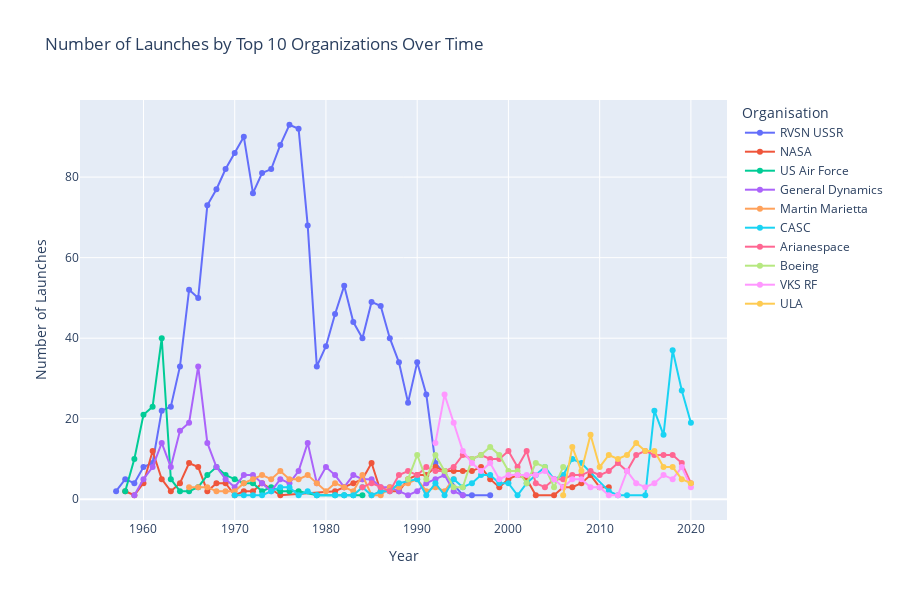

Notebook code cell kept with this figure:
### Code cell
# Line chart showing launches by top organizations over time
fig = px.line(org_launches_yearly, 
              x='Year', 
              y='Launches', 
              color='Organisation',
              title='Number of Launches by Top 10 Organizations Over Time',
              markers=True)
fig.update_layout(xaxis_title='Year', 
                  yaxis_title='Number of Launches',
                  hovermode='x unified',
                  height=600)
fig.show()

### Figure 1 — Plotly figure (JSON) as saved in the notebook; plotly's stock layout.template omitted (floating-point values rounded to 4 significant figures)
{"data": [{"hovertemplate": "Organisation=RVSN USSR<br>Year=%{x}<br>Launches=%{y}<extra></extra>", "legendgroup": "RVSN USSR", "line": {"color": "#636efa", "dash": "solid"}, "marker": {"symbol": "circle"}, "mode": "lines+markers", "name": "RVSN USSR", "orientation": "v", "showlegend": true, "type": "scatter", "x": [1957, 1958, 1959, 1960, 1961, 1962, 1963, 1964, 1965, 1966, 1967, 1968, 1969, 1970, 1971, 1972, 1973, 1974, 1975, 1976, 1977, 1978, 1979, 1980, 1981, 1982, 1983, 1984, 1985, 1986, 1987, 1988, 1989, 1990, 1991, 1992, 1995, 1996, 1998], "xaxis": "x", "y": [2, 5, 4, 8, 9, 22, 23, 33, 52, 50, 73, 77, 82, 86, 90, 76, 81, 82, 88, 93, 92, 68, 33, 38, 46, 53, 44, 40, 49, 48, 40, 34, 24, 34, 26, 9, 1, 1, 1], "yaxis": "y"}, {"hovertemplate": "Organisation=NASA<br>Year=%{x}<br>Launches=%{y}<extra></extra>", "legendgroup": "NASA", "line": {"color": "#EF553B", "dash": "solid"}, "marker": {"symbol": "circle"}, "mode": "lines+markers", "name": "NASA", "orientation": "v", "showlegend": true, "type": "scatter", "x": [1958, 1959, 1960, 1961, 1962, 1963, 1964, 1965, 1966, 1967, 1968, 1969, 1970, 1971, 1972, 1973, 1975, 1981, 1982, 1983, 1984, 1985, 1986, 1988, 1989, 1990, 1991, 1992, 1993, 1994, 1995, 1996, 1997, 1998, 1999, 2000, 2001, 2002, 2003, 2005, 2006, 2007, 2008, 2009, 2010, 2011], "xaxis": "x", "y": [2, 1, 4, 12, 5, 2, 4, 9, 8, 2, 4, 4, 1, 2, 2, 4, 1, 2, 3, 4, 5, 9, 2, 2, 5, 6, 6, 8, 7, 7, 7, 7, 8, 5, 3, 5, 6, 5, 1, 1, 3, 3, 4, 6, 3, 3], "yaxis": "y"}, {"hovertemplate": "Organisation=US Air Force<br>Year=%{x}<br>Launches=%{y}<extra></extra>", "legendgroup": "US Air Force", "line": {"color": "#00cc96", "dash": "solid"}, "marker": {"symbol": "circle"}, "mode": "lines+markers", "name": "US Air Force", "orientation": "v", "showlegend": true, "type": "scatter", "x": [1958, 1959, 1960, 1961, 1962, 1963, 1964, 1965, 1966, 1967, 1968, 1969, 1970, 1971, 1972, 1973, 1974, 1975, 1976, 1977, 1979, 1981, 1982, 1983, 1984], "xaxis": "x", "y": [2, 10, 21, 23, 40, 5, 2, 2, 3, 6, 8, 6, 5, 4, 4, 2, 3, 2, 2, 2, 1, 1, 1, 1, 1], "yaxis": "y"}, {"hovertemplate": "Organisation=General Dynamics<br>Year=%{x}<br>Launches=%{y}<extra></extra>", "legendgroup": "General Dynamics", "line": {"color": "#ab63fa", "dash": "solid"}, "marker": {"symbol": "circle"}, "mode": "lines+markers", "name": "General Dynamics", "orientation": "v", "showlegend": true, "type": "scatter", "x": [1959, 1960, 1961, 1962, 1963, 1964, 1965, 1966, 1967, 1968, 1969, 1970, 1971, 1972, 1973, 1974, 1975, 1976, 1977, 1978, 1979, 1980, 1981, 1982, 1983, 1984, 1985, 1986, 1987, 1988, 1989, 1990, 1991, 1992, 1993, 1994, 1995], "xaxis": "x", "y": [1, 5, 8, 14, 8, 17, 19, 33, 14, 8, 5, 3, 6, 6, 4, 2, 5, 4, 7, 14, 4, 8, 6, 3, 6, 5, 5, 3, 3, 2, 1, 2, 4, 5, 6, 2, 1], "yaxis": "y"}, {"hovertemplate": "Organisation=Martin Marietta<br>Year=%{x}<br>Launches=%{y}<extra></extra>", "legendgroup": "Martin Marietta", "line": {"color": "#FFA15A", "dash": "solid"}, "marker": {"symbol": "circle"}, "mode": "lines+markers", "name": "Martin Marietta", "orientation": "v", "showlegend": true, "type": "scatter", "x": [1965, 1966, 1967, 1968, 1969, 1970, 1971, 1972, 1973, 1974, 1975, 1976, 1977, 1978, 1979, 1980, 1981, 1982, 1983, 1984, 1985, 1986, 1987, 1988, 1989, 1990, 1991, 1992, 1993, 1994], "xaxis": "x", "y": [3, 3, 3, 2, 2, 2, 4, 5, 6, 5, 7, 5, 5, 6, 4, 2, 4, 3, 2, 6, 1, 1, 3, 3, 4, 5, 2, 3, 2, 5], "yaxis": "y"}, {"hovertemplate": "Organisation=CASC<br>Year=%{x}<br>Launches=%{y}<extra></extra>", "legendgroup": "CASC", "line": {"color": "#19d3f3", "dash": "solid"}, "marker": {"symbol": "circle"}, "mode": "lines+markers", "name": "CASC", "orientation": "v", "showlegend": true, "type": "scatter", "x": [1970, 1971, 1972, 1973, 1974, 1975, 1976, 1977, 1978, 1979, 1981, 1982, 1983, 1984, 1985, 1986, 1987, 1988, 1990, 1991, 1992, 1993, 1994, 1995, 1996, 1997, 1998, 1999, 2000, 2001, 2002, 2003, 2004, 2005, 2006, 2007, 2008, 2011, 2012, 2013, 2015, 2016, 2017, 2018, 2019, 2020], "xaxis": "x", "y": [1, 1, 1, 1, 2, 3, 3, 1, 2, 1, 1, 1, 1, 3, 1, 2, 2, 4, 5, 1, 4, 1, 5, 3, 4, 6, 6, 4, 4, 1, 4, 6, 8, 5, 6, 10, 9, 2, 1, 1, 1, 22, 16, 37, 27, 19], "yaxis": "y"}, {"hovertemplate": "Organisation=Arianespace<br>Year=%{x}<br>Launches=%{y}<extra></extra>", "legendgroup": "Arianespace", "line": {"color": "#FF6692", "dash": "solid"}, "marker": {"symbol": "circle"}, "mode": "lines+markers", "name": "Arianespace", "orientation": "v", "showlegend": true, "type": "scatter", "x": [1984, 1985, 1986, 1987, 1988, 1989, 1990, 1991, 1992, 1993, 1994, 1995, 1996, 1997, 1998, 1999, 2000, 2001, 2002, 2003, 2004, 2005, 2006, 2007, 2008, 2009, 2010, 2011, 2012, 2013, 2014, 2015, 2016, 2017, 2018, 2019, 2020], "xaxis": "x", "y": [3, 4, 3, 2, 6, 7, 6, 8, 7, 7, 8, 11, 10, 11, 10, 10, 12, 8, 12, 4, 3, 5, 5, 6, 6, 7, 6, 7, 9, 7, 11, 12, 11, 11, 11, 9, 4], "yaxis": "y"}, {"hovertemplate": "Organisation=Boeing<br>Year=%{x}<br>Launches=%{y}<extra></extra>", "legendgroup": "Boeing", "line": {"color": "#B6E880", "dash": "solid"}, "marker": {"symbol": "circle"}, "mode": "lines+markers", "name": "Boeing", "orientation": "v", "showlegend": true, "type": "scatter", "x": [1989, 1990, 1991, 1992, 1993, 1994, 1995, 1996, 1997, 1998, 1999, 2000, 2001, 2002, 2003, 2004, 2005, 2006], "xaxis": "x", "y": [5, 11, 5, 11, 7, 3, 3, 10, 11, 13, 11, 7, 7, 4, 9, 8, 3, 8], "yaxis": "y"}, {"hovertemplate": "Organisation=VKS RF<br>Year=%{x}<br>Launches=%{y}<extra></extra>", "legendgroup": "VKS RF", "line": {"color": "#FF97FF", "dash": "solid"}, "marker": {"symbol": "circle"}, "mode": "lines+markers", "name": "VKS RF", "orientation": "v", "showlegend": true, "type": "scatter", "x": [1992, 1993, 1994, 1995, 1996, 1997, 1998, 1999, 2000, 2001, 2002, 2003, 2004, 2005, 2006, 2007, 2008, 2009, 2010, 2011, 2012, 2013, 2014, 2015, 2016, 2017, 2018, 2019, 2020], "xaxis": "x", "y": [14, 26, 19, 12, 9, 7, 9, 5, 6, 6, 6, 6, 7, 5, 3, 5, 5, 3, 3, 1, 1, 7, 4, 3, 4, 6, 5, 8, 3], "yaxis": "y"}, {"hovertemplate": "Organisation=ULA<br>Year=%{x}<br>Launches=%{y}<extra></extra>", "legendgroup": "ULA", "line": {"color": "#FECB52", "dash": "solid"}, "marker": {"symbol": "circle"}, "mode": "lines+markers", "name": "ULA", "orientation": "v", "showlegend": true, "type": "scatter", "x": [2006, 2007, 2008, 2009, 2010, 2011, 2012, 2013, 2014, 2015, 2016, 2017, 2018, 2019, 2020], "xaxis": "x", "y": [1, 13, 7, 16, 8, 11, 10, 11, 14, 12, 12, 8, 8, 5, 4], "yaxis": "y"}], "layout": {"height": 600, "hovermode": "x unified", "legend": {"title": {"text": "Organisation"}, "tracegroupgap": 0}, "title": {"text": "Number of Launches by Top 10 Organizations Over Time"}, "xaxis": {"anchor": "y", "domain": [0, 1], "title": {"text": "Year"}}, "yaxis": {"anchor": "x", "domain": [0, 1], "title": {"text": "Number of Launches"}}}}
